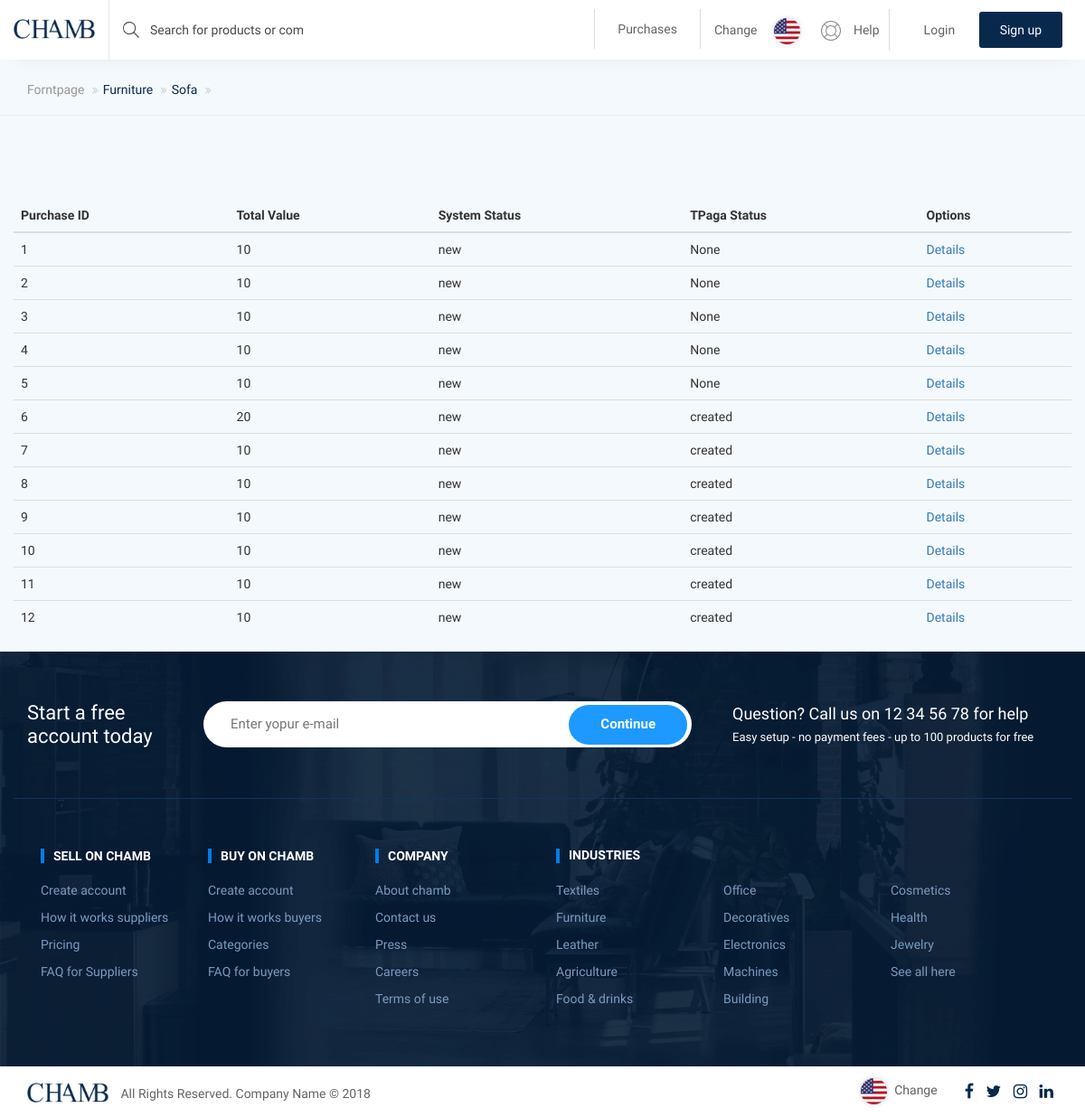
Before: /purchases/ with the older database file.
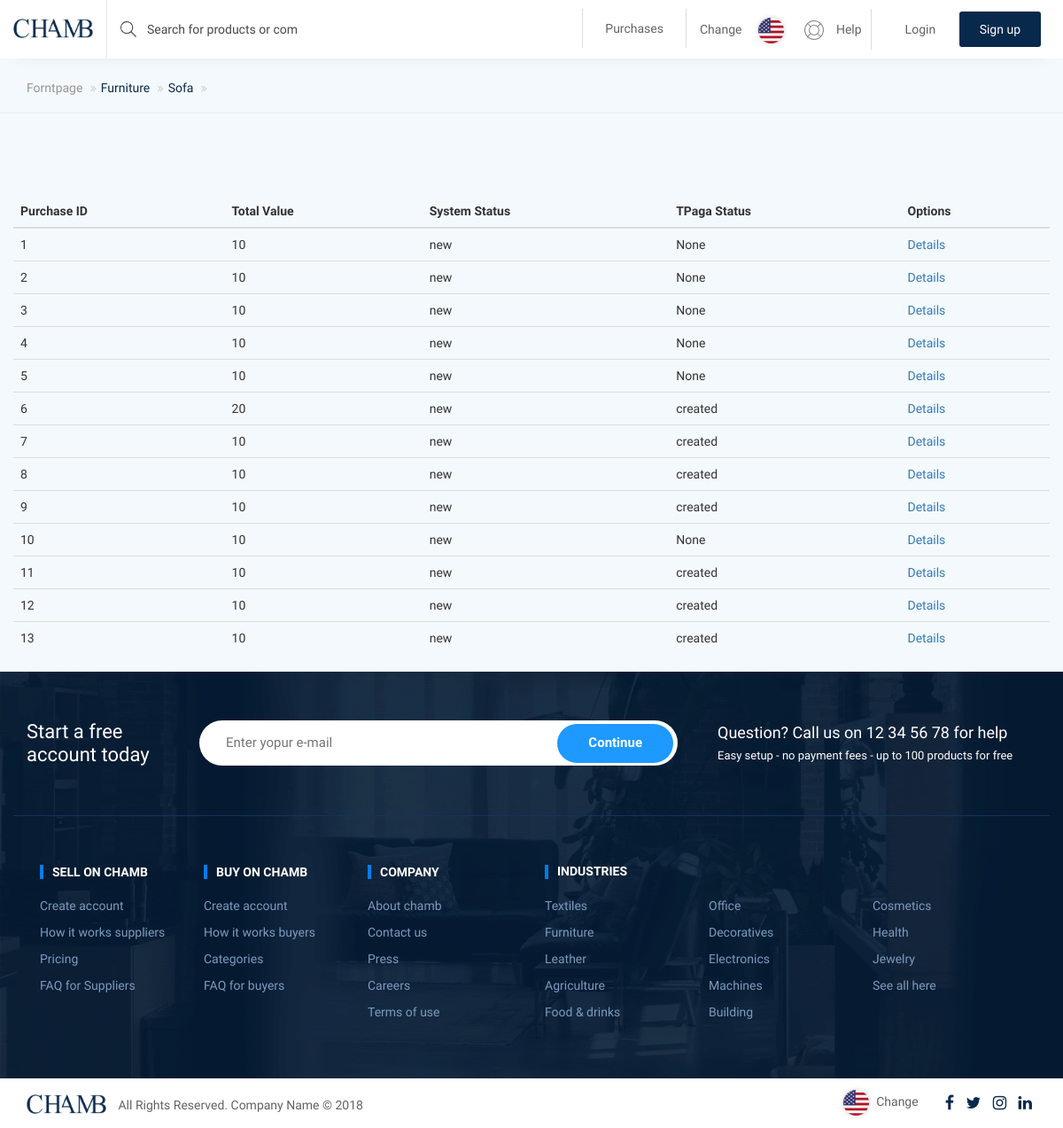
After: the same page with the newer database file.
### purchase/models.py (models this page shows, shortened)
class Purchase(models.Model):
    tpaga_status = models.CharField(
        max_length=140,
        null=True,
        blank=True,
        verbose_name=_('tpaga status'),
    )
    status = models.CharField(
        max_length=140,
        choices=PURCHASE_STATUS,
        default=NEW,
        verbose_name=_('status'),
    )
    idempotency_token = models.UUIDField(
        default=uuid4,
        editable=False,
        verbose_name=_('idempotency token'),
    )
    items = models.ManyToManyField(
        'purchase.Product',
        through='purchase.PurchaseItem',
        verbose_name=_('items'),
    )
    payment_token = models.CharField(
        max_length=140,
        null=True,
        blank=True,
        verbose_name=_('payment token'),
    )
    payment_url = models.CharField(
        max_length=240,
        null=True,
        blank=True,
        verbose_name=_('payment url'),
    )
    created_at = models.DateTimeField(
        auto_now_add=True,
        verbose_name=_('created_at'),
    )
    expires_at = models.DateTimeField(
        null=True,
        blank=True,
        verbose_name=_('expires_at'),
    )
    def get_total_value(self):
        return sum([item.product.value * item.quantity for item in self.items.through.objects.filter(purchase=self)])
    class Meta:
        verbose_name = _('purchase')
        verbose_name_plural = _('purchases')

class PurchaseItem(models.Model):
    quantity = models.PositiveIntegerField(
        verbose_name=_('quantity'),
    )
    product = models.ForeignKey(
        'purchase.Product',
        on_delete=models.PROTECT,
        verbose_name=_('product'),
    )
    purchase = models.ForeignKey(
        'purchase.Purchase',
        on_delete=models.PROTECT,
        verbose_name=_('purchase'),
    )
    class Meta:
        verbose_name = _('purchase item')
        verbose_name_plural = _('purchase items')

class Product(models.Model):
    name = models.CharField(
        max_length=140,
        verbose_name=_('name'),
    )
    value = models.PositiveIntegerField(
        verbose_name=_('value'),
    )
    image = models.FileField(
        verbose_name=_('image'),
    )
    class Meta:
        verbose_name = _('product')
        verbose_name_plural = _('products')

### ecommerce/views.py (the view)
# urls.py: url(_('^purchases/$'), PurchaseListView.as_view(), name='purchase_list'),
class PurchaseListView(ListView):
    model = Purchase

### ecommerce/templates/purchase/purchase_list.html
{% extends 'ecommerce/page_base.html' %}
{% load static i18n %}
{% block content %}
    <table class="table">
        <thead>
            <tr>
                <th>{% trans 'Purchase ID' %}</th>
                <th>{% trans 'Total Value' %}</th>
                <th>{% trans 'System Status' %}</th>
                <th>{% trans 'TPaga Status' %}</th>
                <th>{% trans 'Options' %}</th>
            </tr>
        </thead>
        <tbody>
            {% for object in object_list %}
                <tr>
                    <td>{{ object.pk }}</td>
                    <td>{{ object.get_total_value }}</td>
                    <td>{{ object.get_status_display }}</td>
                    <td>{{ object.tpaga_status }}</td>
                    <td><a href="{% url 'ecommerce:purchase_details' object.pk %}">{% trans 'Details' %}</a></td>
                </tr>
            {% endfor %}
        </tbody>
    </table>
{% endblock content %}

Changed rows visible on the page:
changed Purchase id 10: tpaga_status "created" → "None"
added Purchase: pk "13", get_total_value "10", status "new", tpaga_status "created"
